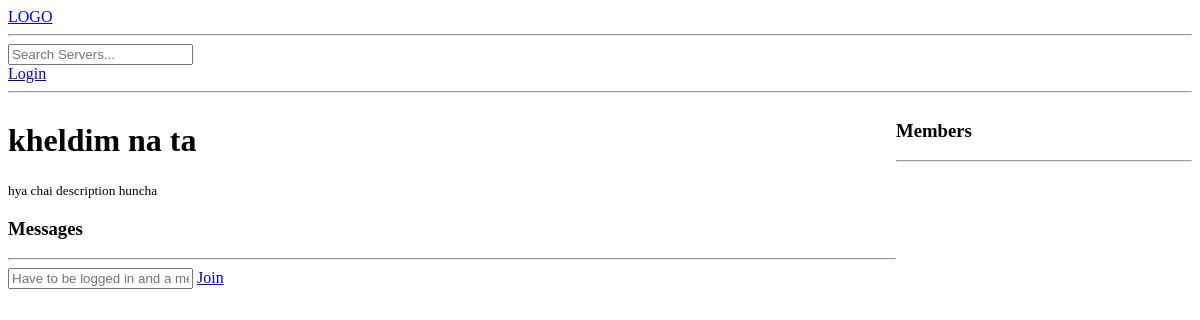
Page /server/5/ on the earlier database version.
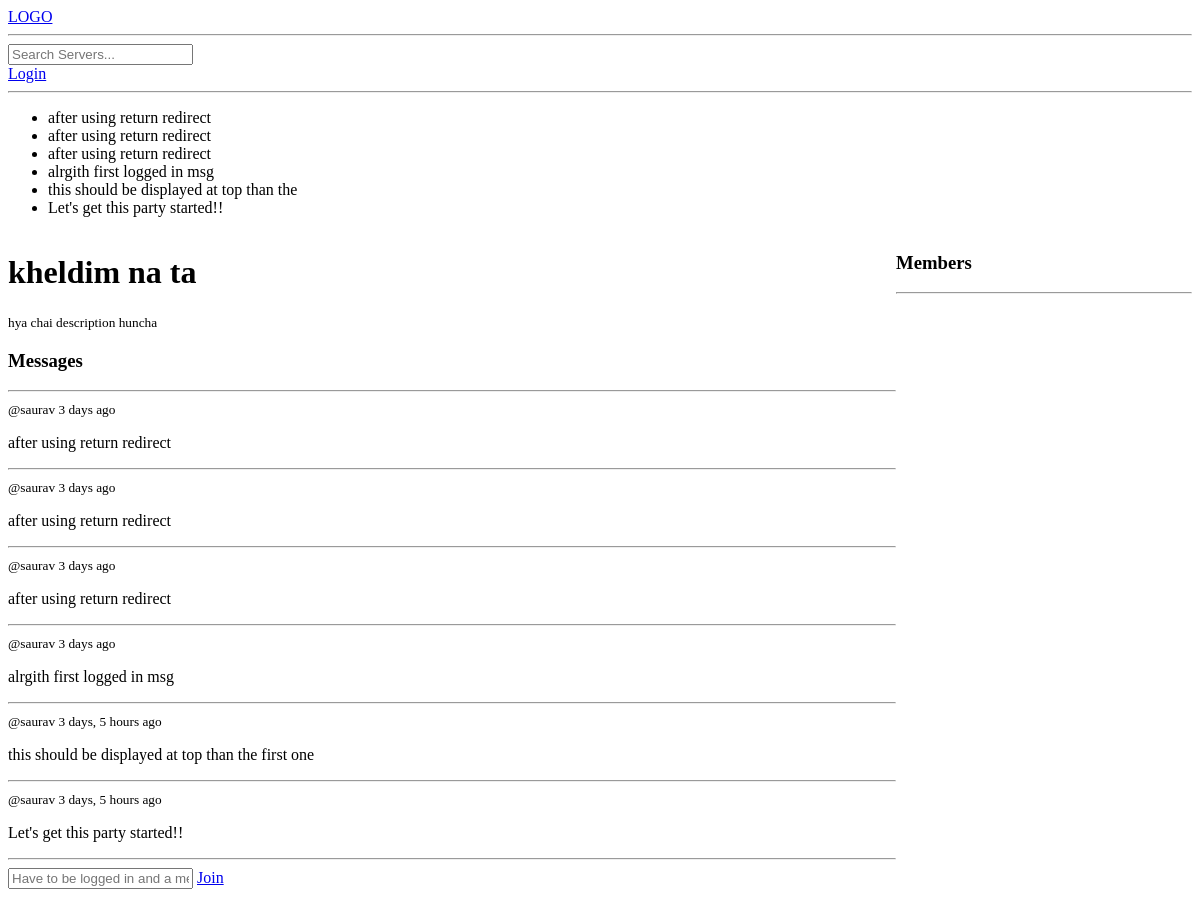
Same page on the later database version.
### base/models.py (models this page shows, shortened)
class Server(models.Model):
    owner = models.ForeignKey(User, on_delete=models.SET_NULL,null=True)
    topic = models.ForeignKey(Topic, on_delete=models.SET_NULL, null=True)
    name = models.CharField(max_length=200)
    description = models.TextField(null=True , blank=True) # null for db and blank for frontend
    members = models.ManyToManyField(User, related_name='members', blank=True)
    created = models.DateTimeField(auto_now_add=True)
    updated = models.DateTimeField(auto_now=True)
    class Meta:
        ordering = ['-updated', '-created']

class Msg(models.Model): # Msg written cause message is keyword in django
    user = models.ForeignKey(User,on_delete=models.CASCADE)
    body = models.TextField()
    server = models.ForeignKey(Server, on_delete=models.CASCADE)
    created = models.DateTimeField(auto_now_add=True)
    updated = models.DateTimeField(auto_now=True)
    class Meta:
        ordering = ['-updated', '-created']
    def __str__(self):
        return self.body[0:40]

### base/views.py (the view, shortened to what this page needs)
# urls.py: path('server/<str:sid>/',views.server , name="server"),
def server(request,sid):
    server = Server.objects.get(id=sid)
    msgs = server.msg_set.all() # msg is the Msg class in models.py and _set means calling set function of msg class
    members = server.members.all()
    context = {'server': server, 'msgs': msgs, 'members': members}
    return render(request, 'base/server.html' , context)

### base/templates/base/server.html (shortened to what this page needs)
{% extends 'main.html' %}
{% block content %}
<div class="server-container">
    <div>
        <h1>{{ server.name }}</h1>
        <small>{{ server.description }} </small>
        <div class="message-wrapper">
            <h3>Messages</h3>
            <hr>
            {% for msg in msgs %}
            <div>
                <small>@{{ msg.user }} {{ msg.created | timesince }} ago</small>
                <p>{{ msg.body }}</p>
                <hr>
            </div>
            {% endfor %}
        </div>
        {% if request.user.is_authenticated and request.user in server.members.all %}
        <div class="message-form">
            <form action="" method="post">
                {% csrf_token %}
                <input type="text" name="body" id="" placeholder="Write your message here..."/>
            </form>
        </div>
        <a href="{% url 'leave-server' server.id%}">Leave</a>
        {% elif request.user.is_authenticated and request.user not in server.members.all %}
        <input type="text" name="" id="" placeholder="Have to be a member to write in the chat..." readonly>
        <a href="{% url 'join-server' server.id%}">Join</a>
        {% else %}
        <input type="text" name="" id="" placeholder="Have to be logged in and a member to write in the chat..." readonly>
        <a href="{% url 'join-server' server.id%}">Join</a>
        {% endif %}
    </div>
    <div>
        <h3>Members</h3>
        <hr>
    </div>
</div>
{% endblock content %}

### templates/main.html (shortened to what this page needs)
<!DOCTYPE html>
<html lang="en">
<head>
</head>
<body>
    {% include 'nav.html' %}
    {% if msgs %}
    <ul class="messages">
        {% for message in msgs %}
        <li>{{ message }}</li>
        {% endfor %}
    </ul>
    {% endif %}
    {% block content %}
    {% endblock %}
</body>
</html>

### templates/nav.html (shortened to what this page needs)
<!DOCTYPE html>
<html lang="en">
<head>
</head>
<body>
    <a href="/">LOGO</a>
    <hr>
    <form action="{% url 'home' %}">
        <input type="text" name="nam" placeholder="Search Servers..."/>
    </form>
{% if request.user.is_authenticated %}
<h3><a href="{% url 'user-profile' request.user.id %}">{{request.user}}'s World!</a></h3>
<a href="{% url 'logout' %}">Logout</a>
{% else %}
<a href="{% url 'login' %}">Login</a>
{% endif %}
    <hr>
</body>
</html>

### base/templates/base/server.html (style rules this page uses)
.server-container { display: grid; grid-template-columns: 3fr 1fr; }

Differences in the rows shown:
added Msg: body "after using return redirect", user "saurav", created "3 days"
added Msg: body "after using return redirect", user "saurav", created "3 days"
added Msg: body "after using return redirect", user "saurav", created "3 days"
added Msg: body "alrgith first logged in msg", user "saurav", created "3 days"
added Msg: body "this should be displayed at top than the", user "saurav", created "3 days, 5 hours", body "this should be displayed at top than the first one"
added Msg: body "Let's get this party started!!", user "saurav", created "3 days, 5 hours"
